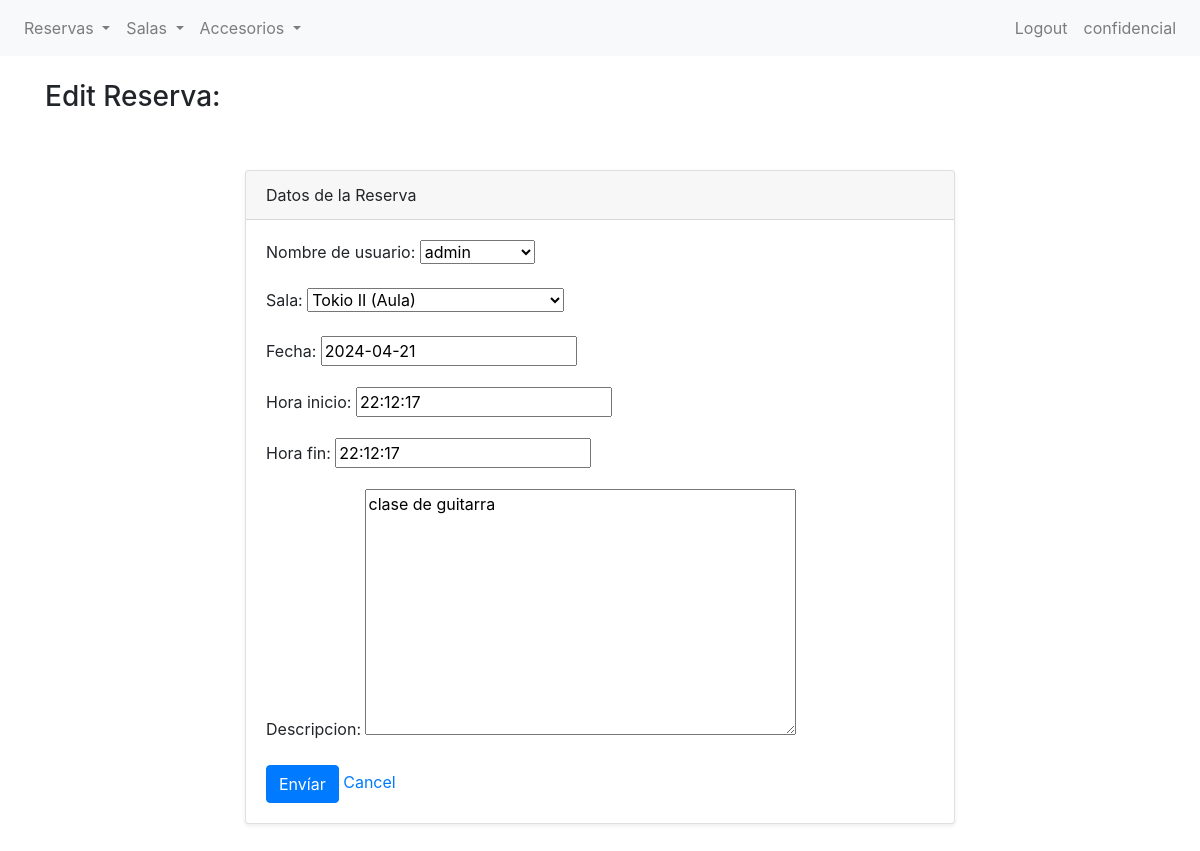
Screenshot of /bookings/reserva/1/update/ (signed in) with the database file from the repository.
### bookings/models.py (models this page shows, shortened)
class Reserva(models.Model):
    nombre_de_usuario = models.ForeignKey(User, null= True, on_delete= models.SET_NULL)
    sala = models.ForeignKey(Sala, on_delete=models.CASCADE)
    fecha = models.DateField(default=timezone.now)
    hora_inicio = models.TimeField(default=timezone.now)
    hora_fin = models.TimeField(default=timezone.now)
    descripcion = models.TextField(blank=True, null=True)

### bookings/views.py (the view)
# urls.py: path("reserva/<int:pk>/update/", ReservaUpdateView.as_view(), name= "reserva-update"),
class ReservaUpdateView(LoginRequiredMixin, UpdateView):
    model = Reserva
    template_name = "bookings/vbc/reserva_form.html"
    fields = ["nombre_de_usuario","sala","fecha", "hora_inicio", "hora_fin","descripcion"]
    context_object_name = "reserva"
    success_url = reverse_lazy("reserva-list")

### bookings/models.py (called while the page is built)
    def __str__(self):
        return f"{self.nombre} ({self.get_tipo_display()})"

### bookings/templates/bookings/vbc/reserva_form.html (shortened to what this page needs)
{% extends 'bookings/base.html' %}
{% block content %}
<h3>{% if object %}Edit Reserva: {{ object.nombre }}{% else %}New Reserva{% endif %}</h3>
    <section class="py-5">
        <div class="container">
            <div class="row">
                <div class="col-lg-8 mx-auto">
                    <div class="card shadow-sm">
                        <div class="card-header">
                            Datos de la Reserva
                        </div>
                        <div class="card-body">
                            <form method="post">
                                {{ form.as_p }}
                                <button type="submit" class="btn btn-primary">Envíar</button>
                                <a href="{% url 'reserva-list' %}">Cancel</a>
                            </form>
                        </div>
                    </div>
                </div>
            </div>
        </div>
    </section>
{% endblock %}

### bookings/templates/bookings/base.html (shortened to what this page needs)
{% load static %}
<!DOCTYPE html>
<html lang="en">
<head>
    <link rel="stylesheet" href="{% static 'bookings/css/bootstrap.css' %}">
</head>
<body>
    <nav class="navbar navbar-expand-lg navbar-light bg-light">
        <div class="collapse navbar-collapse" id="navbarNav">
            {% if user.is_authenticated %}
            <ul class="navbar-nav">
                <li class="nav-item dropdown">
                    <a class="nav-link dropdown-toggle" href="#" id="navbarDropdownMenuLinkReserva" role="button" data-toggle="dropdown" aria-haspopup="true" aria-expanded="false">
                        Reservas
                    </a>
                </li>
                <li class="nav-item dropdown">
                    <a class="nav-link dropdown-toggle" href="#" id="navbarDropdownMenuLinkSala" role="button" data-toggle="dropdown" aria-haspopup="true" aria-expanded="false">
                        Salas
                    </a>
                </li>
                <li class="nav-item dropdown">
                    <a class="nav-link dropdown-toggle" href="#" id="navbarDropdownMenuLinkReserva" role="button" data-toggle="dropdown" aria-haspopup="true" aria-expanded="false">
                        Accesorios
                    </a>
                </li>
            </ul>
            {% endif %}
            <ul class="navbar-nav ml-auto">
                {% if user.is_authenticated %}
                    <li class="nav-item">
                        <a class="nav-link" href="{% url 'logout'%}">Logout</a>
                    </li>
                    <li class="nav-item">
                        <a class="nav-link" href="{% url 'editar-perfil' %}">{{ user }}</a>
                    </li>
                {%endif%}
            </ul>
        </div>
    </nav>
    <div class="container mt-4">
        {% block content %}{% endblock content %}
    </div>
</body>
</html>

### rows the page displays
Reserva: nombre_de_usuario "admin", sala "Tokio II (Aula)", fecha "2024-04-21", hora_inicio "22:12:17", hora_fin "22:12:17", descripcion "clase de guitarra"

### other values shown
{{ user }} "confidencial"
